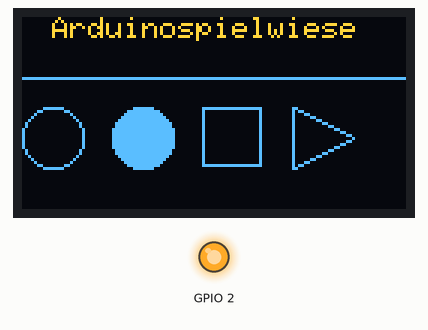
Simulated run of this program. Board: ESP32. Shown: 128×64 one-colour display, output pins drawn as LEDs (lit = HIGH). The OLED is the two-colour kind (top 16 rows yellow); what the program prints to the serial monitor is not drawn.

Above: at 2.1 s.
At 16.2 s:
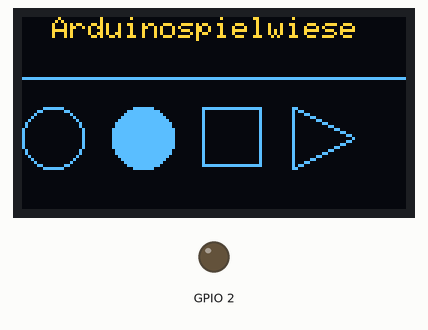
Timing chart, 0 to 126.8 s (numbered marks = the images above):
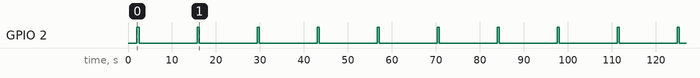

The program:

main.cpp
```cpp
#include <Arduino.h>
#include <SPI.h>
#include <Wire.h>
#include <Adafruit_GFX.h>
#include <Adafruit_SSD1306.h>
#define SCREEN_I2C_ADDR 0x3c // or 0x3C
#define SCREEN_WIDTH 128 // OLED display width, in pixels
#define SCREEN_HEIGHT 64 // OLED display height, in pixels
#define OLED_RESET -1 // Reset pin # (or -1 if sharing Arduino reset pin)
#define SCREEN_ADDRESS 0x3C ///< See datasheet for Address; 0x3D for 128x64, 0x3C for 128x32
Adafruit_SSD1306 display(SCREEN_WIDTH, SCREEN_HEIGHT, &Wire, -1);
int oledPinSda = 22;
int oledPinScl = 21;
int blinkPin = BUILTIN_LED;
void scan();


static const uint8_t image_data_Saraarray[1024] = {
    0xff, 0xff, 0xff, 0xff, 0xff, 0xff, 0xfe, 0x00, 0x00, 0x00, 0x1f, 0xff, 0xff, 0xff, 0xff, 0xff,
    0xff, 0xff, 0xff, 0xff, 0xff, 0xff, 0xf8, 0x00, 0x00, 0x00, 0x0f, 0xff, 0xff, 0xff, 0xff, 0xff,
    0xff, 0xff, 0xff, 0xff, 0xff, 0xff, 0xf8, 0x00, 0x00, 0x00, 0x07, 0xff, 0xff, 0xff, 0xff, 0xff,
    0xff, 0xff, 0xff, 0xff, 0xff, 0xff, 0xf0, 0x00, 0x00, 0x00, 0x07, 0xff, 0xff, 0xff, 0xff, 0xff,
    0xff, 0xff, 0xff, 0xff, 0xff, 0xff, 0xe0, 0x00, 0x00, 0x00, 0x03, 0xff, 0xff, 0xff, 0xff, 0xff,
    0xff, 0xff, 0xff, 0xff, 0xff, 0xff, 0xc0, 0x00, 0x00, 0x00, 0x01, 0xff, 0xff, 0xff, 0xff, 0xff,
    0xff, 0xff, 0xff, 0xff, 0xff, 0xff, 0x80, 0x00, 0x00, 0x00, 0x01, 0xff, 0xff, 0xff, 0xff, 0xff,
    0xff, 0xff, 0xff, 0xff, 0xff, 0xff, 0x80, 0x00, 0x00, 0x00, 0x00, 0xff, 0xff, 0xff, 0xff, 0xff,
    0xff, 0xff, 0xff, 0xff, 0xff, 0xff, 0x00, 0x00, 0x00, 0x00, 0x00, 0x7f, 0xff, 0xff, 0xff, 0xff,
    0xff, 0xff, 0xff, 0xff, 0xff, 0xfe, 0x00, 0x00, 0x00, 0x00, 0x00, 0x3f, 0xff, 0xff, 0xff, 0xff,
    0xff, 0xff, 0xff, 0xff, 0xff, 0xfc, 0x00, 0x00, 0x00, 0x00, 0x00, 0x3f, 0xff, 0xff, 0xff, 0xff,
    0xff, 0xff, 0xff, 0xff, 0xff, 0xfc, 0x00, 0x00, 0x00, 0x00, 0x00, 0x1f, 0xff, 0xff, 0xff, 0xff,
    0xff, 0xff, 0xff, 0xff, 0xff, 0xfc, 0x00, 0x00, 0x00, 0x00, 0x00, 0x1f, 0xff, 0xff, 0xff, 0xff,
    0xff, 0xff, 0xff, 0xff, 0xff, 0xfc, 0x00, 0x00, 0x00, 0x0a, 0x00, 0x1f, 0xff, 0xff, 0xff, 0xff,
    0xff, 0xff, 0xff, 0xff, 0xff, 0xfc, 0x00, 0x00, 0x14, 0x9e, 0x00, 0x1f, 0xff, 0xff, 0xff, 0xff,
    0xff, 0xff, 0xff, 0xff, 0xff, 0xfc, 0x00, 0x00, 0x36, 0x3f, 0x00, 0x1f, 0xff, 0xff, 0xff, 0xff,
    0xff, 0xff, 0xff, 0xff, 0xff, 0xfc, 0x00, 0x00, 0x6d, 0xff, 0x00, 0x1f, 0xff, 0xff, 0xff, 0xff,
    0xff, 0xff, 0xff, 0xff, 0xff, 0xfc, 0x00, 0x00, 0xfb, 0xff, 0x80, 0x1f, 0xff, 0xff, 0xff, 0xff,
    0xff, 0xff, 0xff, 0xff, 0xff, 0xfc, 0x00, 0x03, 0xd7, 0xff, 0x80, 0x0f, 0xff, 0xff, 0xff, 0xff,
    0xff, 0xff, 0xff, 0xff, 0xff, 0xf8, 0x00, 0x07, 0xef, 0xff, 0x80, 0x07, 0xff, 0xff, 0xff, 0xff,
    0xff, 0xff, 0xff, 0xff, 0xff, 0xf8, 0x00, 0x0f, 0xdf, 0xff, 0x90, 0x07, 0xff, 0xff, 0xff, 0xff,
    0xff, 0xff, 0xff, 0xff, 0xff, 0xf8, 0x00, 0x0f, 0xbf, 0xff, 0xd0, 0x07, 0xff, 0xff, 0xff, 0xff,
    0xff, 0xff, 0xff, 0xff, 0xff, 0xf0, 0x00, 0x1d, 0x7f, 0xff, 0xd0, 0x07, 0xff, 0xff, 0xff, 0xff,
    0xff, 0xff, 0xff, 0xff, 0xff, 0xf0, 0x01, 0x1b, 0xff, 0xff, 0xc0, 0x07, 0xff, 0xff, 0xff, 0xff,
    0xff, 0xff, 0xff, 0xff, 0xff, 0xf0, 0x02, 0xa7, 0xff, 0xff, 0xc0, 0x07, 0xff, 0xff, 0xff, 0xff,
    0xff, 0xff, 0xff, 0xff, 0xff, 0xe0, 0x00, 0x03, 0xff, 0xc0, 0x00, 0x07, 0xff, 0xff, 0xff, 0xff,
    0xff, 0xff, 0xff, 0xff, 0xff, 0xe0, 0x00, 0x00, 0xff, 0x80, 0x00, 0x0b, 0xff, 0xff, 0xff, 0xff,
    0xff, 0xff, 0xff, 0xff, 0xff, 0xc0, 0x03, 0xff, 0xff, 0xff, 0xf0, 0x0f, 0xff, 0xff, 0xff, 0xff,
    0xff, 0xff, 0xff, 0xff, 0xff, 0x80, 0x07, 0xff, 0xff, 0xff, 0xf0, 0x0f, 0xff, 0xff, 0xff, 0xff,
    0xff, 0xff, 0xff, 0xff, 0xff, 0x00, 0x0f, 0x07, 0xff, 0xf8, 0xf8, 0x03, 0xff, 0xff, 0xff, 0xff,
    0xff, 0xff, 0xff, 0xff, 0xff, 0x00, 0x0e, 0x01, 0xff, 0xc0, 0x38, 0x07, 0xff, 0xff, 0xff, 0xff,
    0xff, 0xff, 0xff, 0xff, 0xff, 0x00, 0x1c, 0x46, 0xff, 0xb1, 0x18, 0x07, 0xff, 0xff, 0xff, 0xff,
    0xff, 0xff, 0xff, 0xff, 0xfe, 0x00, 0x3f, 0x97, 0xff, 0xc0, 0x7a, 0x07, 0xff, 0xff, 0xff, 0xff,
    0xff, 0xff, 0xff, 0xff, 0xfe, 0x00, 0x3f, 0xff, 0xff, 0xff, 0xfe, 0x03, 0xff, 0xff, 0xff, 0xff,
    0xff, 0xff, 0xff, 0xff, 0xfe, 0x00, 0x3f, 0xff, 0xff, 0xff, 0xfe, 0x03, 0xff, 0xff, 0xff, 0xff,
    0xff, 0xff, 0xff, 0xff, 0xfe, 0x01, 0x3f, 0xff, 0xff, 0xff, 0xfe, 0x01, 0xff, 0xff, 0xff, 0xff,
    0xff, 0xff, 0xff, 0xff, 0xfe, 0x01, 0xbf, 0xff, 0xff, 0xff, 0xfe, 0x81, 0xff, 0xff, 0xff, 0xff,
    0xff, 0xff, 0xff, 0xff, 0xfc, 0x00, 0xbf, 0xff, 0xff, 0xff, 0xfc, 0x81, 0xff, 0xff, 0xff, 0xff,
    0xff, 0xff, 0xff, 0xff, 0xfc, 0x00, 0xff, 0xff, 0xfe, 0xff, 0xfd, 0x83, 0xff, 0xff, 0xff, 0xff,
    0xff, 0xff, 0xff, 0xff, 0xf8, 0x00, 0xbf, 0xff, 0xfe, 0xff, 0xfd, 0x01, 0xff, 0xff, 0xff, 0xff,
    0xff, 0xff, 0xff, 0xff, 0xf8, 0x00, 0x7f, 0xff, 0xff, 0xff, 0xff, 0x01, 0xff, 0xff, 0xff, 0xff,
    0xff, 0xff, 0xff, 0xff, 0xf0, 0x00, 0x7f, 0xff, 0xff, 0xff, 0xfb, 0x03, 0xff, 0xff, 0xff, 0xff,
    0xff, 0xff, 0xff, 0xff, 0xe0, 0x00, 0x3f, 0xff, 0xdc, 0xff, 0xfa, 0x03, 0xff, 0xff, 0xff, 0xff,
    0xff, 0xff, 0xff, 0xff, 0xd8, 0x00, 0x1f, 0xff, 0xff, 0xff, 0xf8, 0x03, 0xff, 0xff, 0xff, 0xff,
    0xff, 0xff, 0xff, 0xff, 0xd0, 0x00, 0x1f, 0xff, 0xff, 0xff, 0xf8, 0x01, 0xff, 0xff, 0xff, 0xff,
    0xff, 0xff, 0xff, 0xff, 0x90, 0x00, 0x1f, 0xff, 0xff, 0xff, 0xf8, 0x02, 0xff, 0xff, 0xff, 0xff,
    0xff, 0xff, 0xff, 0xff, 0xb0, 0x00, 0x0f, 0xf5, 0xff, 0xd7, 0xf8, 0x01, 0xff, 0xff, 0xff, 0xff,
    0xff, 0xff, 0xff, 0xff, 0xb0, 0x00, 0x0f, 0xff, 0xff, 0xff, 0xf8, 0x00, 0x5f, 0xff, 0xff, 0xff,
    0xff, 0xff, 0xff, 0xff, 0xa0, 0x00, 0x0f, 0xfb, 0xff, 0xff, 0xf0, 0x00, 0x3f, 0xff, 0xff, 0xff,
    0xff, 0xff, 0xff, 0xff, 0x80, 0x00, 0x0f, 0xfd, 0xff, 0xdf, 0xf0, 0x00, 0x3f, 0xff, 0xff, 0xff,
    0xff, 0xff, 0xff, 0xff, 0x80, 0x00, 0x07, 0xff, 0xff, 0xbf, 0xf0, 0x00, 0x0f, 0xff, 0xff, 0xff,
    0xff, 0xff, 0xff, 0xff, 0x80, 0x00, 0x07, 0xff, 0xff, 0xff, 0xe0, 0x00, 0x87, 0xff, 0xff, 0xff,
    0xff, 0xff, 0xff, 0xff, 0x80, 0x00, 0x03, 0xff, 0xff, 0xff, 0xc0, 0x00, 0x43, 0xff, 0xff, 0xff,
    0xff, 0xff, 0xff, 0xff, 0x60, 0x00, 0x01, 0xff, 0xff, 0xff, 0xc0, 0x00, 0x73, 0xff, 0xff, 0xff,
    0xff, 0xff, 0xff, 0xfe, 0xe0, 0x00, 0x00, 0xff, 0xff, 0xff, 0x80, 0x00, 0x7b, 0xff, 0xff, 0xff,
    0xff, 0xff, 0xff, 0xfd, 0xe0, 0x00, 0x00, 0x7f, 0xff, 0xfe, 0x00, 0x00, 0x33, 0xff, 0xff, 0xff,
    0xff, 0xff, 0xff, 0xfd, 0xe0, 0x00, 0x00, 0x3f, 0xff, 0xf8, 0x00, 0x00, 0x27, 0xff, 0xff, 0xff,
    0xff, 0xff, 0xff, 0xff, 0xe0, 0x00, 0x00, 0x0f, 0xff, 0xf0, 0x00, 0x00, 0x0f, 0xff, 0xff, 0xff,
    0xff, 0xff, 0xff, 0xff, 0x60, 0x00, 0x00, 0x67, 0xff, 0xe0, 0x00, 0x00, 0x1b, 0xff, 0xff, 0xff,
    0xff, 0xff, 0xff, 0xfd, 0x40, 0x00, 0x00, 0xf3, 0xff, 0xc4, 0x00, 0x00, 0x0b, 0xff, 0xff, 0xff,
    0xff, 0xff, 0xff, 0xfe, 0x80, 0x00, 0x00, 0xfc, 0xff, 0x8c, 0x00, 0x00, 0x03, 0xff, 0xff, 0xff,
    0xff, 0xff, 0xff, 0xfe, 0x00, 0x00, 0x00, 0x7f, 0x3c, 0x3c, 0x00, 0x00, 0x07, 0xff, 0xff, 0xff,
    0xff, 0xff, 0xff, 0xff, 0x00, 0x00, 0x00, 0x3f, 0xc0, 0x7c, 0x00, 0x00, 0x03, 0xff, 0xff, 0xff,
    0xff, 0xff, 0xff, 0xff, 0x00, 0x00, 0x00, 0x1f, 0xff, 0xfc, 0x00, 0x00, 0x03, 0xff, 0xff, 0xff
};


void setup() {
  Serial.begin(115200);
  display.begin(SSD1306_SWITCHCAPVCC, 0x3C); // Address 0x3C for 128x32
  //Wire.begin(oledPinSda,oledPinScl);
  //if(!display.begin(SSD1306_SWITCHCAPVCC, 0x3C, false, false)) {
    //Serial.println(F("SSD1306 allocation failed"));
    //for(;;);
  //}
  delay(2000);
  pinMode(BUILTIN_LED,OUTPUT);
  digitalWrite(BUILTIN_LED,HIGH);
  Serial.println("Beginne");


  // Clear the buffer.
  display.clearDisplay();

  // Draw bitmap on the screen
  //display.drawBitmap(0, 0, image_data_Saraarray, 128, 64, 1);
  //display.display();

// Beispiel einer Textausgabe:
		display.setTextColor(WHITE); display.setTextSize(1);
		display.setCursor(10, 0); display.println("Arduinospielwiese");

		// Beispiele für Ausgabe von Grafikelementen:
		display.drawLine(0, 20, 128, 20, WHITE);              // Linie
		display.drawCircle(10, 40, 10, WHITE);                // Kreis
		display.fillCircle(40, 40, 10, WHITE);                // Kreis, gefüllt
		display.drawRect(60, 30, 20, 20, WHITE);              // Rechteck
		display.drawTriangle(90, 30, 90, 50, 110, 40, WHITE); // Dreieck

		// Grafikpuffer auf dem OLED-Display ausgeben:
		display.display();

 }

void loop(){
  digitalWrite(BUILTIN_LED,HIGH);
  delay(500);
  digitalWrite(BUILTIN_LED,LOW);
  delay(500);
  scan();
}

void scan(){
  display.clearDisplay();
  byte error, address;
  int nDevices;
  nDevices = 0;
  for(address = 1; address < 127; address++ )
  {
    // The i2c_scanner uses the return value of
    // the Write.endTransmisstion to see if
    // a device did acknowledge to the address.
    Wire.beginTransmission(address);
    error = Wire.endTransmission();
    delay(100);
    if (error == 0)
    {
      Serial.print("I2C device found at address 0x");
      if (address<16)
      Serial.print("0");
      Serial.print(address,HEX);
      Serial.println("  !");

      nDevices++;
    }
    else if (error==4)
    {
      Serial.print("Unknown error at address 0x");
      if (address<16)
      Serial.print("0");
      Serial.println(address,HEX);
    }
    else
    {
      display.setTextColor(WHITE); display.setTextSize(2);
		  display.setCursor(10, 0); display.print("Nix gefunden an addresse 0x"); display.println(address);
      display.display();
      delay(500);
      display.clearDisplay();
    }
  }


}
```

Measured:
- by itself, GPIO 2: alternates HIGH for 0.50 s and LOW for 13.1 s
